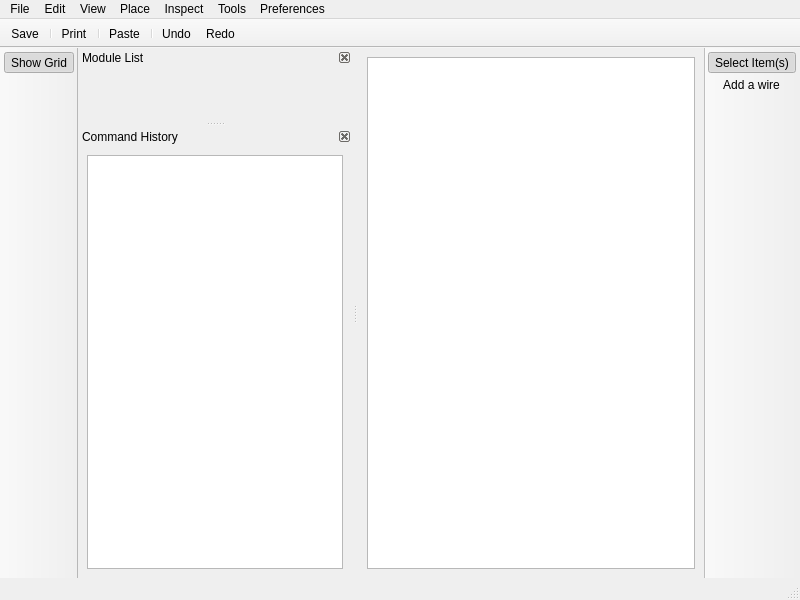
<?xml version="1.0" encoding="UTF-8"?>
<ui version="4.0">
 <class>SchematicWindow</class>
 <widget class="QMainWindow" name="SchematicWindow">
  <property name="geometry">
   <rect>
    <x>0</x>
    <y>0</y>
    <width>800</width>
    <height>600</height>
   </rect>
  </property>
  <property name="windowTitle">
   <string>Schematic Editor</string>
  </property>
  <widget class="QWidget" name="centralwidget">
   <layout class="QGridLayout" name="gridLayoutCentralwidget">
    <item row="0" column="0">
     <widget class="QSchematic::View" name="schematicView"/>
    </item>
   </layout>
  </widget>
  <widget class="QMenuBar" name="menubar">
   <property name="geometry">
    <rect>
     <x>0</x>
     <y>0</y>
     <width>800</width>
     <height>24</height>
    </rect>
   </property>
   <widget class="QMenu" name="menuFile">
    <property name="title">
     <string>File</string>
    </property>
    <addaction name="actionSave"/>
    <addaction name="separator"/>
    <addaction name="actionPrint"/>
    <addaction name="separator"/>
    <addaction name="actionQuit"/>
   </widget>
   <widget class="QMenu" name="menuEdit">
    <property name="title">
     <string>Edit</string>
    </property>
    <addaction name="actionUndo"/>
    <addaction name="actionRedo"/>
    <addaction name="separator"/>
    <addaction name="actionCut"/>
    <addaction name="actionCopy"/>
    <addaction name="actionPaste"/>
    <addaction name="actionDelete"/>
    <addaction name="separator"/>
    <addaction name="actionSelectAll"/>
   </widget>
   <widget class="QMenu" name="menuView">
    <property name="title">
     <string>View</string>
    </property>
    <addaction name="actionShowGrid"/>
   </widget>
   <widget class="QMenu" name="menuPlace">
    <property name="title">
     <string>Place</string>
    </property>
   </widget>
   <widget class="QMenu" name="menuInspect">
    <property name="title">
     <string>Inspect</string>
    </property>
   </widget>
   <widget class="QMenu" name="menuTools">
    <property name="title">
     <string>Tools</string>
    </property>
   </widget>
   <widget class="QMenu" name="menuPreferences">
    <property name="title">
     <string>Preferences</string>
    </property>
   </widget>
   <addaction name="menuFile"/>
   <addaction name="menuEdit"/>
   <addaction name="menuView"/>
   <addaction name="menuPlace"/>
   <addaction name="menuInspect"/>
   <addaction name="menuTools"/>
   <addaction name="menuPreferences"/>
  </widget>
  <widget class="QStatusBar" name="statusbar"/>
  <widget class="QDockWidget" name="dockWidgetModuleList">
   <property name="minimumSize">
    <size>
     <width>200</width>
     <height>37</height>
    </size>
   </property>
   <property name="features">
    <set>QDockWidget::DockWidgetFeature::DockWidgetClosable|QDockWidget::DockWidgetFeature::DockWidgetMovable</set>
   </property>
   <property name="allowedAreas">
    <set>Qt::DockWidgetArea::LeftDockWidgetArea|Qt::DockWidgetArea::RightDockWidgetArea</set>
   </property>
   <property name="windowTitle">
    <string extracomment="List of modules for the current project">Module List</string>
   </property>
   <attribute name="dockWidgetArea">
    <number>1</number>
   </attribute>
   <widget class="QWidget" name="dockWidgetContentsModuleList"/>
  </widget>
  <widget class="QToolBar" name="toolBarTop">
   <property name="windowTitle">
    <string>toolBar</string>
   </property>
   <property name="movable">
    <bool>false</bool>
   </property>
   <property name="floatable">
    <bool>false</bool>
   </property>
   <attribute name="toolBarArea">
    <enum>TopToolBarArea</enum>
   </attribute>
   <attribute name="toolBarBreak">
    <bool>false</bool>
   </attribute>
   <addaction name="actionSave"/>
   <addaction name="separator"/>
   <addaction name="actionPrint"/>
   <addaction name="separator"/>
   <addaction name="actionPaste"/>
   <addaction name="separator"/>
   <addaction name="actionUndo"/>
   <addaction name="actionRedo"/>
  </widget>
  <widget class="QToolBar" name="toolBarLeft">
   <property name="windowTitle">
    <string>toolBar_2</string>
   </property>
   <property name="movable">
    <bool>false</bool>
   </property>
   <property name="floatable">
    <bool>false</bool>
   </property>
   <attribute name="toolBarArea">
    <enum>LeftToolBarArea</enum>
   </attribute>
   <attribute name="toolBarBreak">
    <bool>false</bool>
   </attribute>
   <addaction name="actionShowGrid"/>
  </widget>
  <widget class="QToolBar" name="toolBarRight">
   <property name="windowTitle">
    <string>toolBar</string>
   </property>
   <property name="movable">
    <bool>false</bool>
   </property>
   <property name="floatable">
    <bool>false</bool>
   </property>
   <attribute name="toolBarArea">
    <enum>RightToolBarArea</enum>
   </attribute>
   <attribute name="toolBarBreak">
    <bool>false</bool>
   </attribute>
   <addaction name="actionSelectItem"/>
   <addaction name="actionAddWire"/>
  </widget>
  <widget class="QDockWidget" name="dockWidgetCommandHistory">
   <property name="minimumSize">
    <size>
     <width>200</width>
     <height>109</height>
    </size>
   </property>
   <property name="features">
    <set>QDockWidget::DockWidgetFeature::DockWidgetClosable|QDockWidget::DockWidgetFeature::DockWidgetMovable</set>
   </property>
   <property name="allowedAreas">
    <set>Qt::DockWidgetArea::LeftDockWidgetArea|Qt::DockWidgetArea::RightDockWidgetArea</set>
   </property>
   <property name="windowTitle">
    <string extracomment="Command history list for the current schematic">Command History</string>
   </property>
   <attribute name="dockWidgetArea">
    <number>1</number>
   </attribute>
   <widget class="QWidget" name="dockWidgetContentsCommandHistory">
    <layout class="QGridLayout" name="gridLayoutCommandHistory">
     <item row="0" column="0">
      <widget class="QUndoView" name="undoViewCommandHistory"/>
     </item>
    </layout>
   </widget>
  </widget>
  <action name="actionQuit">
   <property name="icon">
    <iconset theme="window-close"/>
   </property>
   <property name="text">
    <string>&amp;Quit</string>
   </property>
   <property name="toolTip">
    <string>Quit (CTRL+Q)</string>
   </property>
   <property name="statusTip">
    <string>Quit schematic editor (CTRL+Q)</string>
   </property>
   <property name="shortcut">
    <string>Ctrl+Q</string>
   </property>
  </action>
  <action name="actionShowGrid">
   <property name="checkable">
    <bool>true</bool>
   </property>
   <property name="checked">
    <bool>true</bool>
   </property>
   <property name="icon">
    <iconset theme="view-grid-on"/>
   </property>
   <property name="text">
    <string>Show Grid</string>
   </property>
   <property name="statusTip">
    <string>Display background grid in the edit window</string>
   </property>
  </action>
  <action name="actionSelectItem">
   <property name="checkable">
    <bool>true</bool>
   </property>
   <property name="checked">
    <bool>true</bool>
   </property>
   <property name="icon">
    <iconset theme="view-select-item"/>
   </property>
   <property name="text">
    <string>Select Item(s)</string>
   </property>
   <property name="iconText">
    <string>Select Item(s)</string>
   </property>
   <property name="toolTip">
    <string>Select Item(s)  (ESC)</string>
   </property>
   <property name="statusTip">
    <string>Select item(s) on the schematic (ESC)</string>
   </property>
   <property name="shortcut">
    <string>Esc</string>
   </property>
   <property name="menuRole">
    <enum>QAction::MenuRole::TextHeuristicRole</enum>
   </property>
  </action>
  <action name="actionAddWire">
   <property name="checkable">
    <bool>true</bool>
   </property>
   <property name="checked">
    <bool>false</bool>
   </property>
   <property name="icon">
    <iconset theme="view-add-wire"/>
   </property>
   <property name="text">
    <string>Add a wire</string>
   </property>
   <property name="toolTip">
    <string>Add a wire (W)</string>
   </property>
   <property name="statusTip">
    <string>Add a wire on the schematic (W)</string>
   </property>
   <property name="shortcut">
    <string>W</string>
   </property>
   <property name="menuRole">
    <enum>QAction::MenuRole::TextHeuristicRole</enum>
   </property>
  </action>
  <action name="actionSave">
   <property name="icon">
    <iconset theme="document-save"/>
   </property>
   <property name="text">
    <string>&amp;Save</string>
   </property>
   <property name="toolTip">
    <string>Save (CTRL+S)</string>
   </property>
   <property name="statusTip">
    <string>Save Changes (CTRL+S)</string>
   </property>
   <property name="shortcut">
    <string>Ctrl+S</string>
   </property>
  </action>
  <action name="actionPrint">
   <property name="icon">
    <iconset theme="document-print"/>
   </property>
   <property name="text">
    <string>Print</string>
   </property>
   <property name="toolTip">
    <string>Print (CTRL+P)</string>
   </property>
   <property name="statusTip">
    <string>Print the current schematic (CTRL+P)</string>
   </property>
   <property name="shortcut">
    <string>Ctrl+P</string>
   </property>
  </action>
  <action name="actionUndo">
   <property name="icon">
    <iconset theme="edit-undo"/>
   </property>
   <property name="text">
    <string>Undo</string>
   </property>
   <property name="toolTip">
    <string>Undo (CTRL+Z)</string>
   </property>
   <property name="statusTip">
    <string>Undo the last command  (CTRL+Z)</string>
   </property>
   <property name="shortcut">
    <string>Ctrl+Z</string>
   </property>
  </action>
  <action name="actionRedo">
   <property name="icon">
    <iconset theme="edit-redo"/>
   </property>
   <property name="text">
    <string>Redo</string>
   </property>
   <property name="toolTip">
    <string>Redo (CTRL+Y)</string>
   </property>
   <property name="statusTip">
    <string>Redo the last undone command (CTRL+Y)</string>
   </property>
   <property name="shortcut">
    <string>Ctrl+Y</string>
   </property>
  </action>
  <action name="actionCut">
   <property name="icon">
    <iconset theme="edit-cut"/>
   </property>
   <property name="text">
    <string>Cut</string>
   </property>
   <property name="toolTip">
    <string>Cut (CTRL+X)</string>
   </property>
   <property name="statusTip">
    <string>Cut the currently selected object to clipboard(CTRL+X)</string>
   </property>
   <property name="shortcut">
    <string>Ctrl+X</string>
   </property>
  </action>
  <action name="actionCopy">
   <property name="icon">
    <iconset theme="edit-copy"/>
   </property>
   <property name="text">
    <string>Copy</string>
   </property>
   <property name="toolTip">
    <string>Copy (CTRL+C)</string>
   </property>
   <property name="statusTip">
    <string>Copy the currently selected object to clipboard (CTRL+C)</string>
   </property>
   <property name="shortcut">
    <string>Ctrl+C</string>
   </property>
  </action>
  <action name="actionPaste">
   <property name="icon">
    <iconset theme="edit-paste"/>
   </property>
   <property name="text">
    <string>Paste</string>
   </property>
   <property name="toolTip">
    <string>Paste (CTRL+P)</string>
   </property>
   <property name="statusTip">
    <string>Paste objects from the clipboard (CTRL+P)</string>
   </property>
   <property name="shortcut">
    <string>Ctrl+P</string>
   </property>
  </action>
  <action name="actionDelete">
   <property name="icon">
    <iconset theme="edit-delete"/>
   </property>
   <property name="text">
    <string>Delete</string>
   </property>
   <property name="toolTip">
    <string>Delete (Del)</string>
   </property>
   <property name="statusTip">
    <string>Delete the currently selected object (Del)</string>
   </property>
   <property name="shortcut">
    <string>Del</string>
   </property>
  </action>
  <action name="actionSelectAll">
   <property name="icon">
    <iconset theme="edit-select-all"/>
   </property>
   <property name="text">
    <string>Select All</string>
   </property>
   <property name="toolTip">
    <string>Select All (CTRL+A)</string>
   </property>
   <property name="statusTip">
    <string>Select all objects (CTRL+A)</string>
   </property>
   <property name="shortcut">
    <string>Ctrl+A</string>
   </property>
  </action>
 </widget>
 <customwidgets>
  <customwidget>
   <class>QSchematic::View</class>
   <extends>QGraphicsView</extends>
   <header>qschematic/view.hpp</header>
  </customwidget>
 </customwidgets>
 <resources/>
 <connections/>
</ui>
